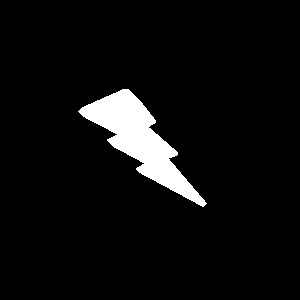
#> input picture PyProj/pics/boundingrect.jpg, 300 x 300 px
$ python rotation.py
#> lines starting #> are read from the running program, lines starting #| are printed output that depends on the picture
import cv2
import numpy as np

img = cv2.imread('pics/boundingrect.jpg',0)
#> img: shape (300, 300); min 0, max 255, mean 13.7
rows,cols = img.shape
#> rows = 300; cols = 300

M = cv2.getRotationMatrix2D((cols/2,rows/2),-43,1)
dst = cv2.warpAffine(img,M,(cols,rows))
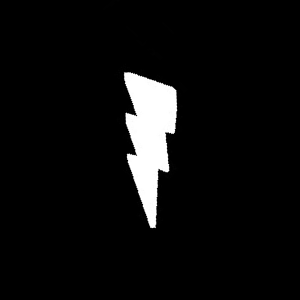
#> dst: shape (300, 300); min 0, max 255, mean 13.7

cv2.imshow('output.jpg', dst)
cv2.waitKey(0)
cv2.destroyAllWindows()
